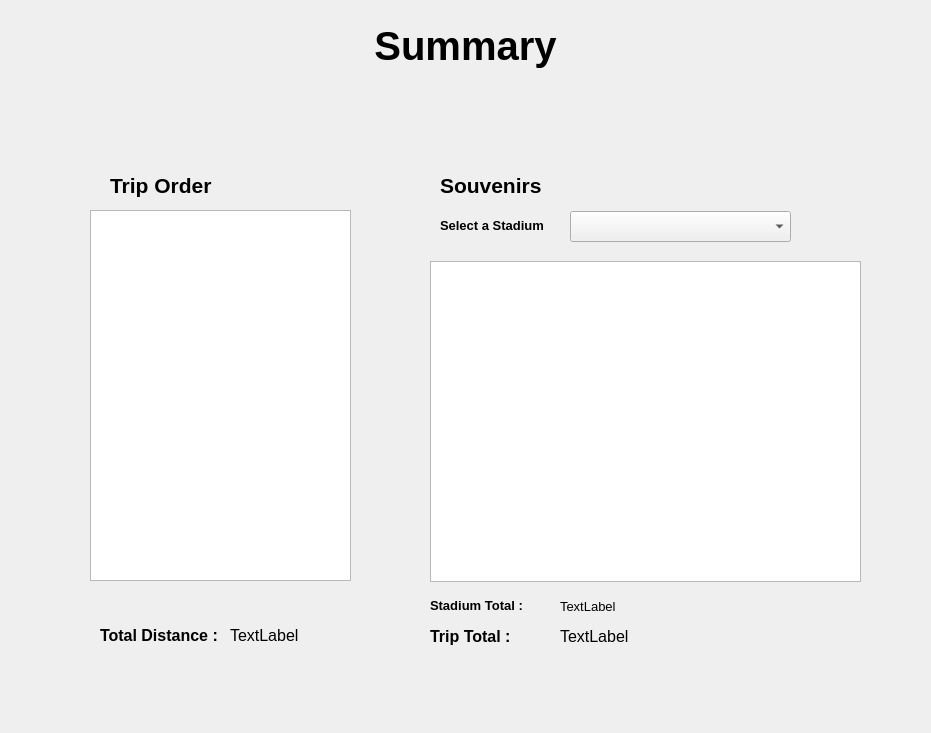
<?xml version="1.0" encoding="UTF-8"?>
<ui version="4.0">
 <class>tripSummary</class>
 <widget class="QDialog" name="tripSummary">
  <property name="geometry">
   <rect>
    <x>0</x>
    <y>0</y>
    <width>931</width>
    <height>733</height>
   </rect>
  </property>
  <property name="windowTitle">
   <string>Dialog</string>
  </property>
  <widget class="QLabel" name="label">
   <property name="geometry">
    <rect>
     <x>170</x>
     <y>0</y>
     <width>591</width>
     <height>91</height>
    </rect>
   </property>
   <property name="font">
    <font>
     <pointsize>30</pointsize>
     <weight>75</weight>
     <bold>true</bold>
     <underline>false</underline>
    </font>
   </property>
   <property name="text">
    <string>Summary</string>
   </property>
   <property name="alignment">
    <set>Qt::AlignCenter</set>
   </property>
  </widget>
  <widget class="QTableView" name="tripOrder_tableView">
   <property name="geometry">
    <rect>
     <x>90</x>
     <y>210</y>
     <width>261</width>
     <height>371</height>
    </rect>
   </property>
  </widget>
  <widget class="QLabel" name="tripOrder_label">
   <property name="geometry">
    <rect>
     <x>110</x>
     <y>170</y>
     <width>171</width>
     <height>31</height>
    </rect>
   </property>
   <property name="font">
    <font>
     <pointsize>16</pointsize>
     <weight>75</weight>
     <bold>true</bold>
    </font>
   </property>
   <property name="text">
    <string>Trip Order</string>
   </property>
  </widget>
  <widget class="QComboBox" name="school_comboBox">
   <property name="geometry">
    <rect>
     <x>570</x>
     <y>211</y>
     <width>221</width>
     <height>31</height>
    </rect>
   </property>
  </widget>
  <widget class="QLabel" name="souvenirs_label">
   <property name="geometry">
    <rect>
     <x>440</x>
     <y>170</y>
     <width>171</width>
     <height>31</height>
    </rect>
   </property>
   <property name="font">
    <font>
     <pointsize>16</pointsize>
     <weight>75</weight>
     <italic>false</italic>
     <bold>true</bold>
    </font>
   </property>
   <property name="text">
    <string>Souvenirs</string>
   </property>
  </widget>
  <widget class="QLabel" name="selectSchool_label">
   <property name="geometry">
    <rect>
     <x>440</x>
     <y>210</y>
     <width>111</width>
     <height>31</height>
    </rect>
   </property>
   <property name="font">
    <font>
     <pointsize>10</pointsize>
     <weight>75</weight>
     <bold>true</bold>
    </font>
   </property>
   <property name="text">
    <string>Select a Stadium</string>
   </property>
  </widget>
  <widget class="QTableView" name="souvenirsBySchool_tableView">
   <property name="geometry">
    <rect>
     <x>430</x>
     <y>261</y>
     <width>431</width>
     <height>321</height>
    </rect>
   </property>
  </widget>
  <widget class="QLabel" name="totalDistance_label">
   <property name="geometry">
    <rect>
     <x>100</x>
     <y>620</y>
     <width>131</width>
     <height>31</height>
    </rect>
   </property>
   <property name="font">
    <font>
     <pointsize>12</pointsize>
     <weight>75</weight>
     <bold>true</bold>
    </font>
   </property>
   <property name="text">
    <string>Total Distance :</string>
   </property>
  </widget>
  <widget class="QLabel" name="totalDistanceDisplay_label">
   <property name="geometry">
    <rect>
     <x>230</x>
     <y>620</y>
     <width>141</width>
     <height>31</height>
    </rect>
   </property>
   <property name="font">
    <font>
     <pointsize>12</pointsize>
    </font>
   </property>
   <property name="text">
    <string>TextLabel</string>
   </property>
  </widget>
  <widget class="QLabel" name="schoolTotalDisplay_label">
   <property name="geometry">
    <rect>
     <x>560</x>
     <y>591</y>
     <width>141</width>
     <height>31</height>
    </rect>
   </property>
   <property name="font">
    <font>
     <pointsize>10</pointsize>
    </font>
   </property>
   <property name="text">
    <string>TextLabel</string>
   </property>
  </widget>
  <widget class="QLabel" name="schoolTotal_label">
   <property name="geometry">
    <rect>
     <x>430</x>
     <y>590</y>
     <width>131</width>
     <height>31</height>
    </rect>
   </property>
   <property name="font">
    <font>
     <pointsize>10</pointsize>
     <weight>75</weight>
     <bold>true</bold>
    </font>
   </property>
   <property name="text">
    <string>Stadium Total :</string>
   </property>
  </widget>
  <widget class="QLabel" name="tripTotalDisplay_label">
   <property name="geometry">
    <rect>
     <x>560</x>
     <y>621</y>
     <width>141</width>
     <height>31</height>
    </rect>
   </property>
   <property name="font">
    <font>
     <pointsize>12</pointsize>
    </font>
   </property>
   <property name="text">
    <string>TextLabel</string>
   </property>
  </widget>
  <widget class="QLabel" name="tripTotal_label">
   <property name="geometry">
    <rect>
     <x>430</x>
     <y>621</y>
     <width>131</width>
     <height>31</height>
    </rect>
   </property>
   <property name="font">
    <font>
     <pointsize>12</pointsize>
     <weight>75</weight>
     <bold>true</bold>
    </font>
   </property>
   <property name="text">
    <string>Trip Total :</string>
   </property>
  </widget>
 </widget>
 <resources/>
 <connections/>
</ui>
